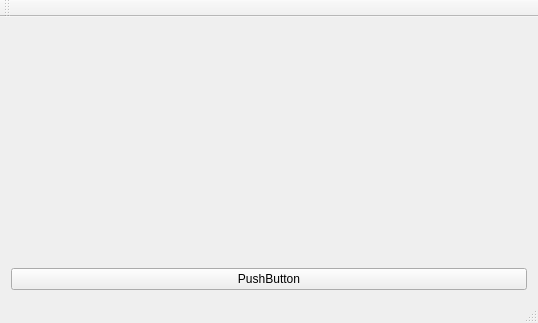
<?xml version="1.0" encoding="UTF-8"?>
<ui version="4.0">
 <class>MainWindow</class>
 <widget class="QMainWindow" name="MainWindow">
  <property name="geometry">
   <rect>
    <x>0</x>
    <y>0</y>
    <width>538</width>
    <height>323</height>
   </rect>
  </property>
  <property name="windowTitle">
   <string>MainWindow</string>
  </property>
  <widget class="QWidget" name="centralWidget">
   <layout class="QGridLayout" name="gridLayout">
    <item row="0" column="0">
     <layout class="QVBoxLayout" name="verticalLayout">
      <item>
       <spacer name="verticalSpacer">
        <property name="orientation">
         <enum>Qt::Vertical</enum>
        </property>
        <property name="sizeHint" stdset="0">
         <size>
          <width>20</width>
          <height>40</height>
         </size>
        </property>
       </spacer>
      </item>
      <item>
       <widget class="QPushButton" name="pushButton">
        <property name="text">
         <string>PushButton</string>
        </property>
       </widget>
      </item>
     </layout>
    </item>
   </layout>
  </widget>
  <widget class="QMenuBar" name="menuBar">
   <property name="geometry">
    <rect>
     <x>0</x>
     <y>0</y>
     <width>538</width>
     <height>20</height>
    </rect>
   </property>
  </widget>
  <widget class="QToolBar" name="mainToolBar">
   <attribute name="toolBarArea">
    <enum>TopToolBarArea</enum>
   </attribute>
   <attribute name="toolBarBreak">
    <bool>false</bool>
   </attribute>
  </widget>
  <widget class="QStatusBar" name="statusBar"/>
 </widget>
 <layoutdefault spacing="6" margin="11"/>
 <resources/>
 <connections/>
</ui>
